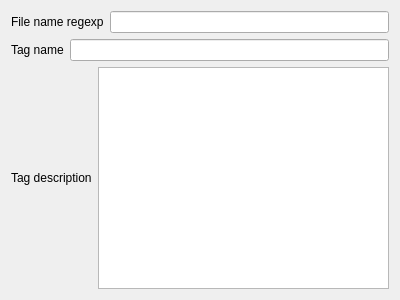
<?xml version="1.0" encoding="UTF-8"?>
<ui version="4.0">
 <class>Form</class>
 <widget class="QWidget" name="Form">
  <property name="geometry">
   <rect>
    <x>0</x>
    <y>0</y>
    <width>400</width>
    <height>300</height>
   </rect>
  </property>
  <layout class="QVBoxLayout" name="verticalLayout">
   <item>
    <layout class="QHBoxLayout" name="horizontalLayout">
     <item>
      <widget class="QLabel" name="label">
       <property name="text">
        <string>File name regexp</string>
       </property>
      </widget>
     </item>
     <item>
      <widget class="QLineEdit" name="regexpLineEdit"/>
     </item>
    </layout>
   </item>
   <item>
    <layout class="QHBoxLayout" name="horizontalLayout_2">
     <item>
      <widget class="QLabel" name="label_2">
       <property name="text">
        <string>Tag name</string>
       </property>
      </widget>
     </item>
     <item>
      <widget class="QLineEdit" name="tagLineEdit"/>
     </item>
    </layout>
   </item>
   <item>
    <layout class="QHBoxLayout" name="horizontalLayout_3">
     <item>
      <widget class="QLabel" name="label_3">
       <property name="text">
        <string>Tag description</string>
       </property>
      </widget>
     </item>
     <item>
      <widget class="KTextEdit" name="descriptionTextEdit"/>
     </item>
    </layout>
   </item>
  </layout>
 </widget>
 <customwidgets>
  <customwidget>
   <class>KTextEdit</class>
   <extends>QTextEdit</extends>
   <header>ktextedit.h</header>
  </customwidget>
 </customwidgets>
 <resources/>
 <connections/>
</ui>
